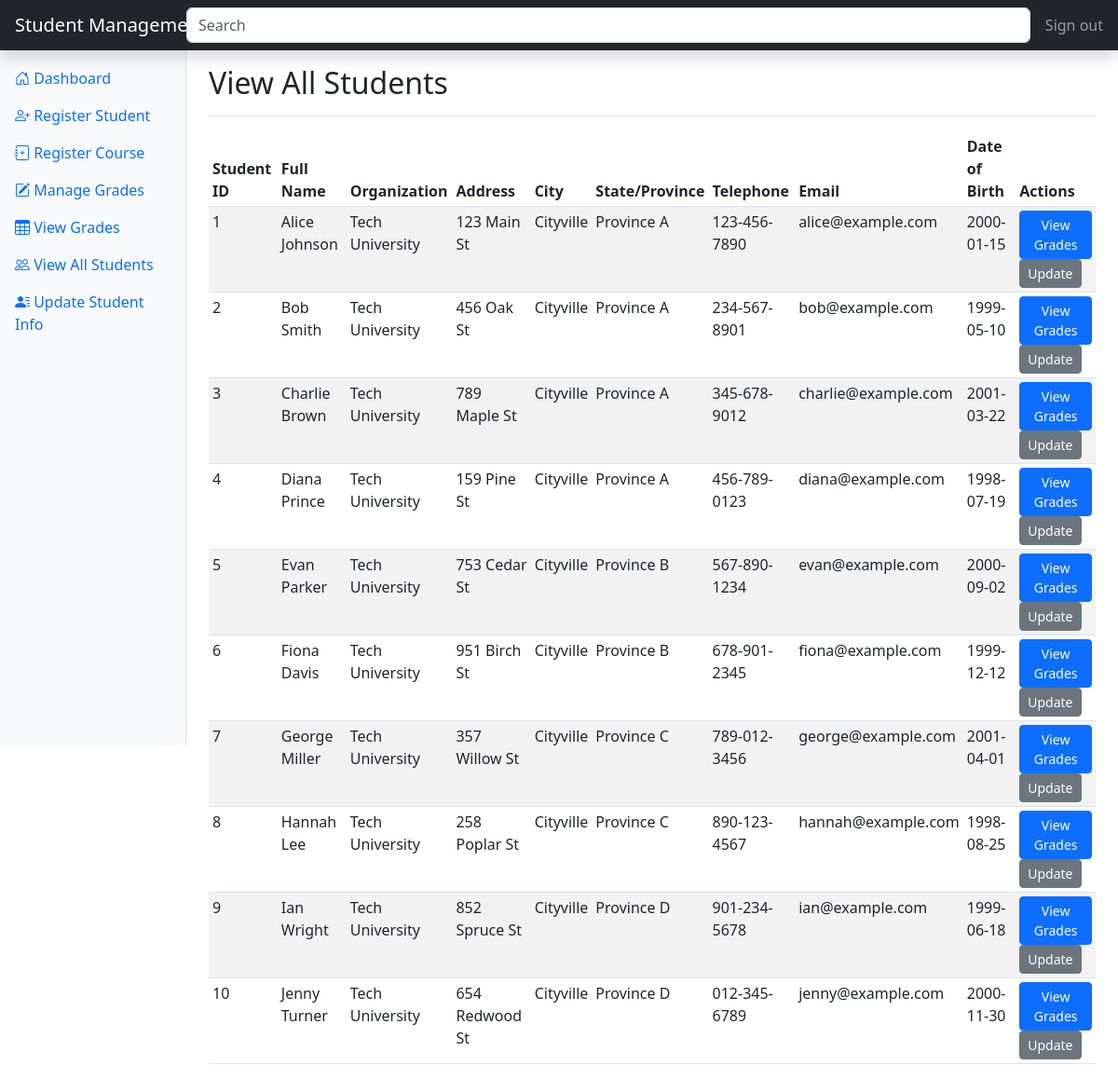
The app's page /viewAllStudents.php with its own data.
### tables this page shows
CREATE TABLE Student (
    student_id INT PRIMARY KEY AUTO_INCREMENT,
    full_name VARCHAR(100) NOT NULL,
    organization VARCHAR(100) NOT NULL,
    address VARCHAR(255) NOT NULL,
    city VARCHAR(100) NOT NULL,
    state_province VARCHAR(100) NOT NULL,
    telephone VARCHAR(15) NOT NULL,
    email VARCHAR(100) NOT NULL,
    dob DATE NOT NULL
);

### Database.php (called while the page is built)
<?php
class Database{
    private static $instance=null;
    private $pbo;
    private function __construct(){
        try{
            $this->pbo = new PDO('mysql:host=localhost;dbname=studentmanager', 'root', 'mysql');
            $this->pbo->setAttribute(PDO::ATTR_ERRMODE, PDO::ERRMODE_EXCEPTION);
        }catch (PDOException $e){
            die('Connection Failed: '.$e->getMessage());
        }
    }
    public static function getInstance(){
        if(self::$instance==null){
            self::$instance = new Database();
        }
        return self::$instance;
    }
    public function getConnection(){
        return $this->pbo;
    }
}

### DAO/StudentDAO.php (called while the page is built, shortened)
<?php
require_once 'Database.php';
require 'Model/Student.php';
class StudentDAO {
        private $pdo;
        public function __construct() {
            $this->pdo = Database::getInstance()->getConnection();
        }
    public function getStudents(): array
    {
        $sql = "SELECT * FROM Student";
        $stmt = $this->pdo->prepare($sql);
        $stmt->execute();
        $students=$stmt->fetchAll(PDO::FETCH_ASSOC);
        $studentsArray=[];
        foreach ($students as $student) {
           $studentsArray[] = new Student($student['student_id'], $student['full_name'], $student['organization'], $student['address'], $student['city'], $student['state_province'],
               $student['telephone'], $student['email'], $student['dob']);
        }
       return $studentsArray;
    }
}

### Model/Student.php (called while the page is built)
<?php
class Student
{
    private $student_id;
    private $full_name;
    private $organization;
    private $address;
    private $city;
    private $state_province;
    private $telephone;
    private $email;
    private $dob;
    public function __construct($student_id, $full_name, $organization, $address, $city, $state_province, $telephone, $email, $dob)
    {
        $this->student_id = $student_id;
        $this->full_name = $full_name;
        $this->organization = $organization;
        $this->address = $address;
        $this->city = $city;
        $this->state_province = $state_province;
        $this->telephone = $telephone;
        $this->email = $email;
        $this->dob = $dob;
    }
    public function getStudentId()
    {
        return $this->student_id;
    }
    public function getFullName()
    {
        return $this->full_name;
    }
    public function getOrganization()
    {
        return $this->organization;
    }
    public function getAddress()
    {
        return $this->address;
    }
    public function getCity()
    {
        return $this->city;
    }
    public function getStateProvince()
    {
        return $this->state_province;
    }
    public function getTelephone()
    {
        return $this->telephone;
    }
    public function getEmail()
    {
        return $this->email;
    }
    public function getDob()
    {
        return $this->dob;
    }
}

### viewAllStudents.php (the view, shortened to what this page needs)
<?php
require_once 'DAO\StudentDAO.php';
require_once 'Database.php';
$studentDAO = new StudentDAO();
$students = $studentDAO->getStudents();
?>
<!DOCTYPE html>
<html lang="en">
<head>
    <link href="https://cdn.jsdelivr.net/npm/bootstrap@5.3.0/dist/css/bootstrap.min.css" rel="stylesheet">
    <link href="https://cdn.jsdelivr.net/npm/bootstrap-icons@1.7.2/font/bootstrap-icons.css" rel="stylesheet">
</head>
<body>
<header class="navbar navbar-dark sticky-top bg-dark flex-md-nowrap p-0 shadow">
    <a class="navbar-brand col-md-3 col-lg-2 me-0 px-3" href="#">Student Management System</a>
    <input class="form-control form-control-dark w-100" type="text" placeholder="Search" aria-label="Search">
    <div class="navbar-nav">
        <div class="nav-item text-nowrap">
            <a class="nav-link px-3" href="#">Sign out</a>
        </div>
    </div>
</header>
<div class="container-fluid">
    <div class="row">
        <nav id="sidebarMenu" class="col-md-3 col-lg-2 d-md-block bg-light sidebar collapse">
            <div class="position-sticky pt-3 sidebar-sticky">
                <ul class="nav flex-column">
                    <li class="nav-item">
                        <a class="nav-link" href="index.php">
                            <i class="bi bi-house-door"></i>
                            Dashboard
                        </a>
                    </li>
                    <li class="nav-item">
                        <a class="nav-link" href="registerStudent.php">
                            <i class="bi bi-person-plus"></i>
                            Register Student
                        </a>
                    </li>
                    <li class="nav-item">
                        <a class="nav-link" href="courseRegistration.php">
                            <i class="bi bi-journal-plus"></i>
                            Register Course
                        </a>
                    </li>
                    <li class="nav-item">
                        <a class="nav-link" href="addGrade.php">
                            <i class="bi bi-pencil-square"></i>
                            Manage Grades
                        </a>
                    </li>
                    <li class="nav-item">
                        <a class="nav-link" href="viewGrades.php">
                            <i class="bi bi-table"></i>
                            View Grades
                        </a>
                    </li>
                    <li class="nav-item">
                        <a class="nav-link active" aria-current="page" href="#">
                            <i class="bi bi-people"></i>
                            View All Students
                        </a>
                    </li>
                    <li class="nav-item">
                        <a class="nav-link" href="updateStudent.php">
                            <i class="bi bi-person-lines-fill"></i>
                            Update Student Info
                        </a>
                    </li>
                </ul>
            </div>
        </nav>
        <main class="col-md-9 ms-sm-auto col-lg-10 px-md-4">
            <div class="d-flex justify-content-between flex-wrap flex-md-nowrap align-items-center pt-3 pb-2 mb-3 border-bottom">
                <h1 class="h2">View All Students</h1>
            </div>
            <div class="table-responsive">
                <table class="table table-striped table-sm">
                    <thead>
                    <tr>
                        <th>Student ID</th>
                        <th>Full Name</th>
                        <th>Organization</th>
                        <th>Address</th>
                        <th>City</th>
                        <th>State/Province</th>
                        <th>Telephone</th>
                        <th>Email</th>
                        <th>Date of Birth</th>
                        <th>Actions</th>
                    </tr>
                    </thead>
                    <tbody>
                    <?php foreach ($students as $student): ?>
                        <tr>
                            <td><?php echo htmlspecialchars($student->getStudentId()); ?></td>
                            <td><?php echo htmlspecialchars($student->getFullName()); ?></td>
                            <td><?php echo htmlspecialchars($student->getOrganization()); ?></td>
                            <td><?php echo htmlspecialchars($student->getAddress()); ?></td>
                            <td><?php echo htmlspecialchars($student->getCity()); ?></td>
                            <td><?php echo htmlspecialchars($student->getStateProvince()); ?></td>
                            <td><?php echo htmlspecialchars($student->getTelephone()); ?></td>
                            <td><?php echo htmlspecialchars($student->getEmail()); ?></td>
                            <td><?php echo htmlspecialchars($student->getDob()); ?></td>
                            <td>
                                <a href="viewGrades.php?id=<?php echo $student->getStudentId(); ?>" class="btn btn-primary btn-sm">View Grades</a>
                                <a href="updateStudent.php?id=<?php echo $student->getStudentId(); ?>" class="btn btn-secondary btn-sm">Update</a>
                            </td>
                        </tr>
                    <?php endforeach; ?>
                    </tbody>
                </table>
            </div>
        </main>
    </div>
</div>
</body>
</html>

### viewAllStudents.php (style rules this page uses)
.sidebar { height: 100vh; position: fixed; top: 0; left: 0; z-index: 1000; padding: 48px 0 0; box-shadow: inset -1px 0 0 rgba(0, 0, 0, .1); }
.sidebar-sticky { position: relative; top: 0; height: calc(100vh - 48px); padding-top: .5rem; overflow-x: hidden; overflow-y: auto; }
.navbar-brand { padding-top: .75rem; padding-bottom: .75rem; }

### records on screen
student: student_id "1", full_name "Alice Johnson", organization "Tech University", address "123 Main St", city "Cityville", state_province "Province A", telephone "123-456-7890", email "alice@example.com", dob "2000-01-15"
student: student_id "2", full_name "Bob Smith", organization "Tech University", address "456 Oak St", city "Cityville", state_province "Province A", telephone "234-567-8901", email "bob@example.com", dob "1999-05-10"
student: student_id "3", full_name "Charlie Brown", organization "Tech University", address "789 Maple St", city "Cityville", state_province "Province A", telephone "345-678-9012", email "charlie@example.com", dob "2001-03-22"
student: student_id "4", full_name "Diana Prince", organization "Tech University", address "159 Pine St", city "Cityville", state_province "Province A", telephone "456-789-0123", email "diana@example.com", dob "1998-07-19"
student: student_id "5", full_name "Evan Parker", organization "Tech University", address "753 Cedar St", city "Cityville", state_province "Province B", telephone "567-890-1234", email "evan@example.com", dob "2000-09-02"
student: student_id "6", full_name "Fiona Davis", organization "Tech University", address "951 Birch St", city "Cityville", state_province "Province B", telephone "678-901-2345", email "fiona@example.com", dob "1999-12-12"
student: student_id "7", full_name "George Miller", organization "Tech University", address "357 Willow St", city "Cityville", state_province "Province C", telephone "789-012-3456", email "george@example.com", dob "2001-04-01"
student: student_id "8", full_name "Hannah Lee", organization "Tech University", address "258 Poplar St", city "Cityville", state_province "Province C", telephone "890-123-4567", email "hannah@example.com", dob "1998-08-25"
student: student_id "9", full_name "Ian Wright", organization "Tech University", address "852 Spruce St", city "Cityville", state_province "Province D", telephone "901-234-5678", email "ian@example.com", dob "1999-06-18"
student: student_id "10", full_name "Jenny Turner", organization "Tech University", address "654 Redwood St", city "Cityville", state_province "Province D", telephone "012-345-6789", email "jenny@example.com", dob "2000-11-30"
